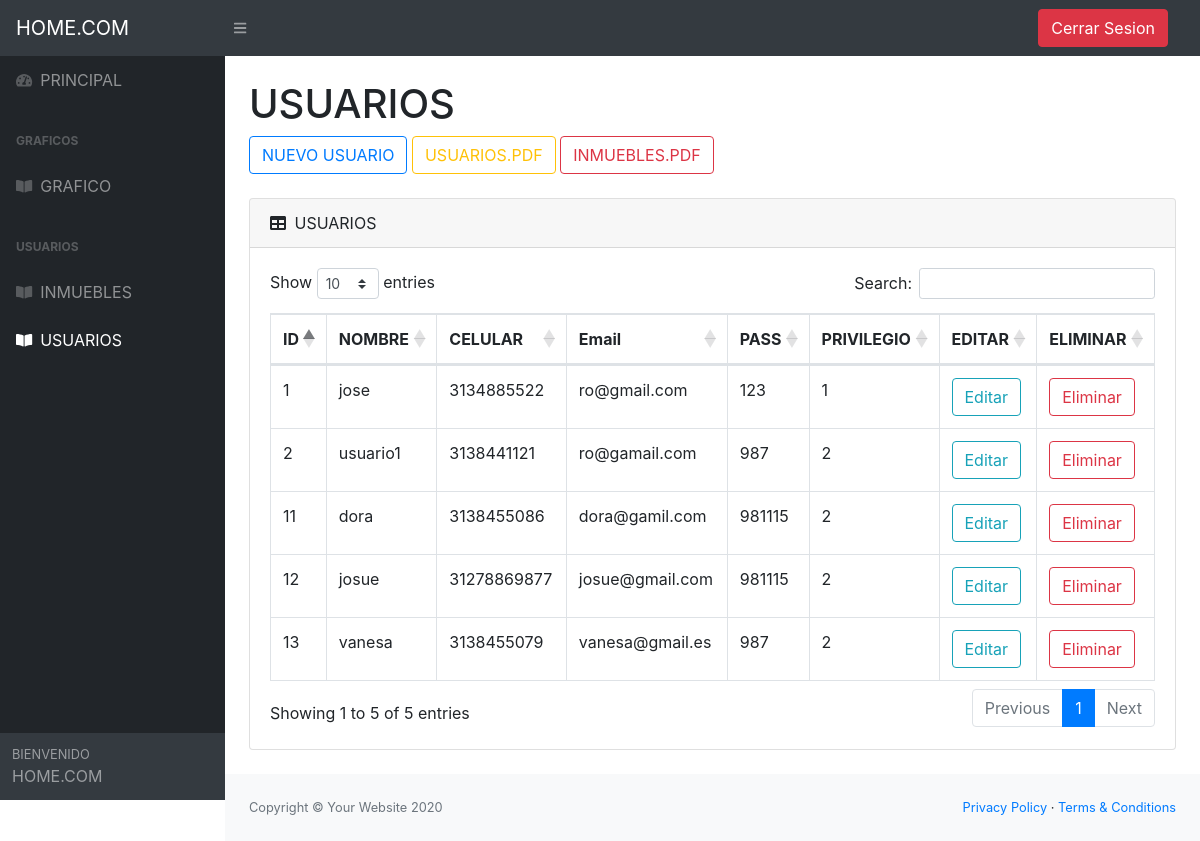
Page /vistas/usuario.php (signed in) on the earlier database version.
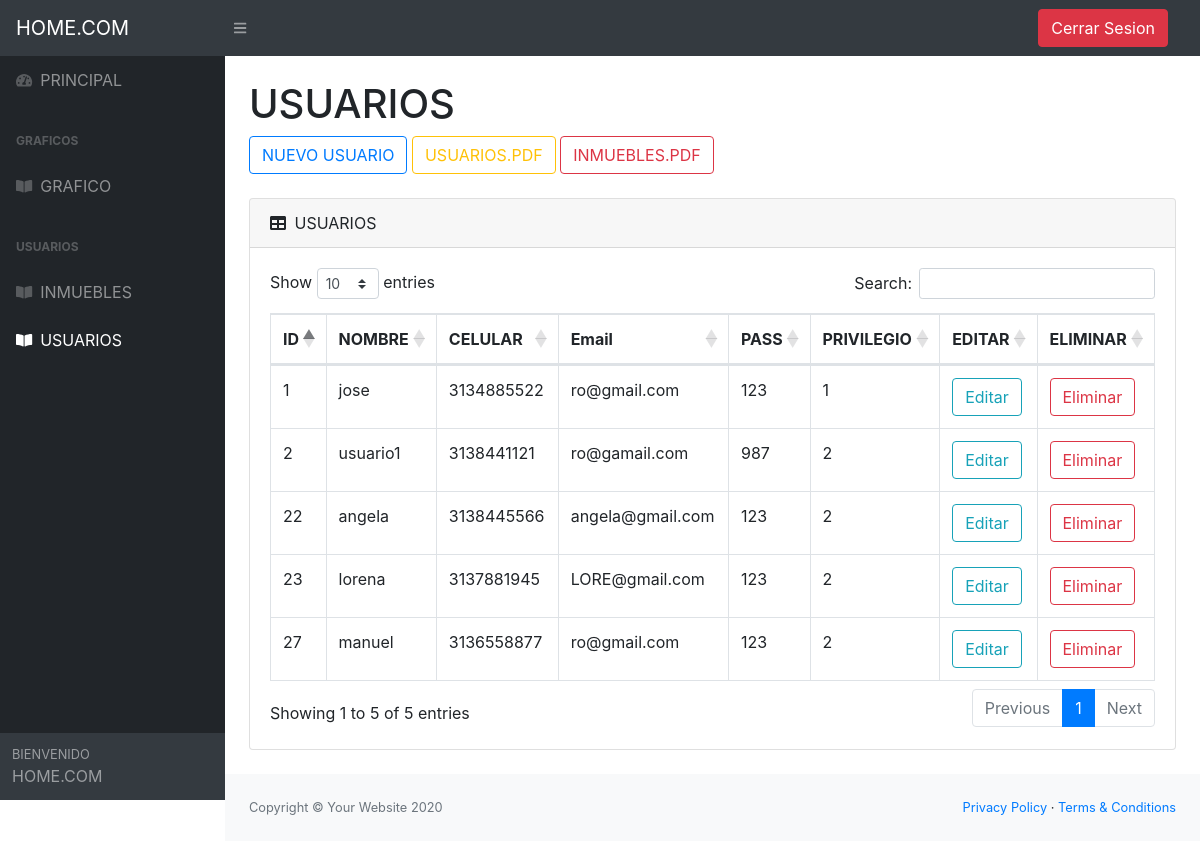
Same page on the later database version.
### tables this page shows
CREATE TABLE `usuario` (
  `idUsuario` int(10) NOT NULL,
  `nombre` varchar(45) NOT NULL,
  `celular` varchar(45) NOT NULL,
  `email` varchar(45) NOT NULL,
  `password` varchar(45) NOT NULL,
  `fecha_creacion` date NOT NULL,
  `privilegio` int(3) NOT NULL,
  `foto` varchar(500) NOT NULL,
  `verificacion` int(10) NOT NULL,
  `modo` varchar(45) NOT NULL
);

### modelo/claseConexion.php (called while the page is built, shortened)
<?php
class claseConexion {
    private $conexion;
    public function __construct() {
        $this->servidor="127.0.0.1";
        $this->usuario="root";
        $this->clave="";
        $this->basedatos="home";
        $this->conexion= new mysqli($this->servidor, $this->usuario,
                $this->clave, $this->basedatos);
    }
    public function ejecutarConsulta($sql){
        $contenedor=$this->conexion->query($sql);
        return $contenedor->fetch_all();
    }
}

### modelo/daoRegistroUsuario.php (called while the page is built, shortened)
<?php
include_once 'claseConexion.php';
class daoRegistroUsuario {
    public static function  listarUsuario(){
        $con=new claseConexion();
        $sql="SELECT `idUsuario`, `nombre`, `celular`, `email`, `password`, `fecha_creacion`, `privilegio`, `foto`, `verificacion`, `modo` FROM `usuario` WHERE 1";
        $cont=$con->ejecutarConsulta($sql);
        return $cont;
    }
}

### vistas/usuario.php (the view, shortened to what the changed rows need)
<?php
require_once '../modelo/daoRegistroUsuario.php';
?>
<!DOCTYPE html>
<html lang="en">
    <head>
        <link href="css/styles.css" rel="stylesheet" />
        <link href="https://cdn.datatables.net/1.10.20/css/dataTables.bootstrap4.min.css" rel="stylesheet" />
    </head>
    <body class="sb-nav-fixed">
        <div id="layoutSidenav">
            <div id="layoutSidenav_content">
                <main>
                    <div class="container-fluid">
                        <h1 class="mt-4">USUARIOS</h1>
                        <br><br>
                        <div class="card mb-4">
                            <div class="card-body">
                                <div class="table-responsive">
                                    <table class="table table-bordered" id="dataTable" width="100%" cellspacing="0">
                                        <thead>
                                            <tr>
                                                <th scope="col">ID</th>
                                                <th scope="col">NOMBRE</th>
                                                <th scope="col">CELULAR</th>
                                                <th scope="col">Email</th>
                                                <th scope="col">PASS</th>
                                                <th scope="col">PRIVILEGIO</th>
                                                <th scope="col">EDITAR</th>
                                                <th scope="col">ELIMINAR</th>
                                            </tr>
                                        </thead>
                                        <tbody>
                                             <?php foreach (daoRegistroUsuario::listarUsuario() as $fila): ?>
                                            <tr>
                                                <td><?=$fila[0]?></td>
                                                <td><?=$fila[1]?></td>
                                                <td><?=$fila[2]?></td>
                                                <td><?=$fila[3]?></td>
                                                <td><?=$fila[4]?></td>
                                                <td><?=$fila[6]?></td>
                                                <td><a type="button" class="btn btn-outline-info" href="vistaEditarUsuario.php?ref=<?=$fila[0]?>">Editar</a></td>
                                                <td><a type="button" class="btn btn-outline-danger" href="../controlador/controlador.php?a=eliminarusu&ref=<?=$fila[0]?>">Eliminar</a></td>
                                            <?php endforeach; ?>
                                        </tbody>
                                    </table>
                                </div>
                            </div>
                        </div>
                    </div>
                </main>
            </div>
        </div>
    </body>
</html>

Differences in the rows shown:
removed usuario: idUsuario "11", nombre "dora", celular "3138455086", email "dora@gamil.com", password "981115", privilegio "2"
removed usuario: idUsuario "12", nombre "josue", celular "31278869877", email "josue@gmail.com", password "981115", privilegio "2"
removed usuario: idUsuario "13", nombre "vanesa", celular "3138455079", email "vanesa@gmail.es", password "987", privilegio "2"
added usuario: idUsuario "22", nombre "angela", celular "3138445566", email "angela@gmail.com", password "123", privilegio "2"
added usuario: idUsuario "23", nombre "lorena", celular "3137881945", email "LORE@gmail.com", password "123", privilegio "2"
added usuario: idUsuario "27", nombre "manuel", celular "3136558877", email "ro@gmail.com", password "123", privilegio "2"
